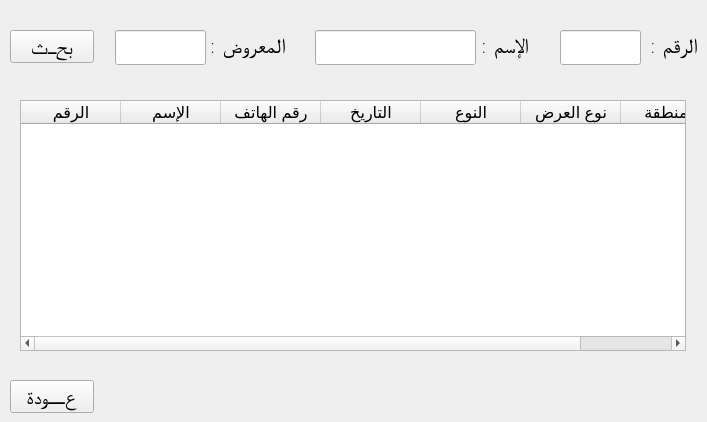
      <widget class="QWidget" name="tab_6">
       <attribute name="title">
        <string>بحث</string>
       </attribute>
       <widget class="QTableWidget" name="tableWidget">
        <property name="geometry">
         <rect>
          <x>20</x>
          <y>100</y>
          <width>666</width>
          <height>251</height>
         </rect>
        </property>
        <property name="font">
         <font>
          <pointsize>12</pointsize>
         </font>
        </property>
        <column>
         <property name="text">
          <string>الرقم</string>
         </property>
        </column>
        <column>
         <property name="text">
          <string>الإسم</string>
         </property>
        </column>
        <column>
         <property name="text">
          <string>رقم الهاتف</string>
         </property>
        </column>
        <column>
         <property name="text">
          <string>التاريخ</string>
         </property>
        </column>
        <column>
         <property name="text">
          <string>النوع</string>
         </property>
        </column>
        <column>
         <property name="text">
          <string>نوع العرض</string>
         </property>
        </column>
        <column>
         <property name="text">
          <string>المنطقة</string>
         </property>
        </column>
       </widget>
       <widget class="QLabel" name="label_45">
        <property name="geometry">
         <rect>
          <x>637</x>
          <y>30</y>
          <width>61</width>
          <height>31</height>
         </rect>
        </property>
        <property name="font">
         <font>
          <family>ae_AlMateen</family>
          <pointsize>16</pointsize>
          <weight>9</weight>
          <italic>false</italic>
          <bold>false</bold>
         </font>
        </property>
        <property name="text">
         <string>الرقم :</string>
        </property>
       </widget>
       <widget class="QLineEdit" name="lineEdit_37">
        <property name="geometry">
         <rect>
          <x>560</x>
          <y>30</y>
          <width>81</width>
          <height>35</height>
         </rect>
        </property>
        <property name="font">
         <font>
          <family>ae_AlMateen</family>
          <pointsize>16</pointsize>
          <weight>9</weight>
          <italic>false</italic>
          <bold>false</bold>
         </font>
        </property>
        <property name="text">
         <string notr="true"/>
        </property>
        <property name="maxLength">
         <number>6</number>
        </property>
        <property name="alignment">
         <set>Qt::AlignLeading|Qt::AlignLeft|Qt::AlignVCenter</set>
        </property>
       </widget>
       <widget class="QLabel" name="label_46">
        <property name="geometry">
         <rect>
          <x>478</x>
          <y>30</y>
          <width>51</width>
          <height>31</height>
         </rect>
        </property>
        <property name="font">
         <font>
          <family>ae_AlMateen</family>
          <pointsize>16</pointsize>
          <weight>9</weight>
          <italic>false</italic>
          <bold>false</bold>
         </font>
        </property>
        <property name="text">
         <string>الإسم :</string>
        </property>
       </widget>
       <widget class="QLineEdit" name="lineEdit_38">
        <property name="geometry">
         <rect>
          <x>315</x>
          <y>30</y>
          <width>161</width>
          <height>35</height>
         </rect>
        </property>
        <property name="font">
         <font>
          <family>ae_AlMateen</family>
          <pointsize>16</pointsize>
          <weight>9</weight>
          <italic>false</italic>
          <bold>false</bold>
         </font>
        </property>
        <property name="text">
         <string/>
        </property>
        <property name="alignment">
         <set>Qt::AlignLeading|Qt::AlignLeft|Qt::AlignVCenter</set>
        </property>
       </widget>
       <widget class="QPushButton" name="pushButton_9">
        <property name="geometry">
         <rect>
          <x>10</x>
          <y>30</y>
          <width>84</width>
          <height>33</height>
         </rect>
        </property>
        <property name="font">
         <font>
          <family>ae_AlMateen</family>
          <pointsize>16</pointsize>
          <weight>9</weight>
          <italic>false</italic>
          <bold>false</bold>
         </font>
        </property>
        <property name="text">
         <string>بحـث</string>
        </property>
       </widget>
       <widget class="QPushButton" name="pushButton_23">
        <property name="geometry">
         <rect>
          <x>10</x>
          <y>380</y>
          <width>84</width>
          <height>33</height>
         </rect>
        </property>
        <property name="font">
         <font>
          <family>ae_AlMateen</family>
          <pointsize>16</pointsize>
          <weight>9</weight>
          <italic>false</italic>
          <bold>false</bold>
         </font>
        </property>
        <property name="text">
         <string>عــودة</string>
        </property>
       </widget>
       <widget class="QLabel" name="label_53">
        <property name="geometry">
         <rect>
          <x>205</x>
          <y>30</y>
          <width>81</width>
          <height>31</height>
         </rect>
        </property>
        <property name="font">
         <font>
          <family>ae_AlMateen</family>
          <pointsize>16</pointsize>
          <weight>9</weight>
          <italic>false</italic>
          <bold>false</bold>
         </font>
        </property>
        <property name="text">
         <string>المعروض :</string>
        </property>
       </widget>
       <widget class="QLineEdit" name="lineEdit_45">
        <property name="geometry">
         <rect>
          <x>115</x>
          <y>30</y>
          <width>91</width>
          <height>35</height>
         </rect>
        </property>
        <property name="font">
         <font>
          <family>ae_AlMateen</family>
          <pointsize>16</pointsize>
          <weight>9</weight>
          <italic>false</italic>
          <bold>false</bold>
         </font>
        </property>
        <property name="text">
         <string/>
        </property>
        <property name="alignment">
         <set>Qt::AlignLeading|Qt::AlignLeft|Qt::AlignVCenter</set>
        </property>
       </widget>
      </widget>
